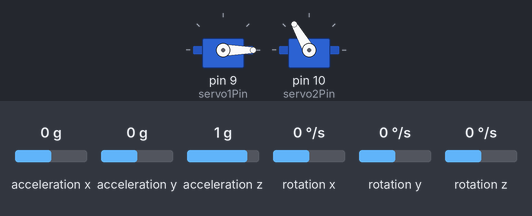
A sketch run on a simulated Arduino Uno, built with avr-gcc and run on an emulated ATmega328P. Shown: 2 × servo. The inputs (shaded band) are chosen by the test bench; at power-on: acceleration x 0 g, acceleration y 0 g, acceleration z 1 g, rotation x 0 °/s, rotation y 0 °/s, rotation z 0 °/s.

Above: at 1.2 s.
1.3 s: acceleration x set to -1.4 g
At 2.1 s:
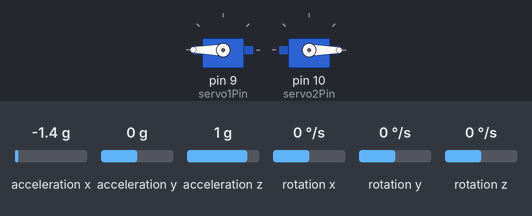
2.8 s: acceleration y set to -1.4 g
At 3.5 s:
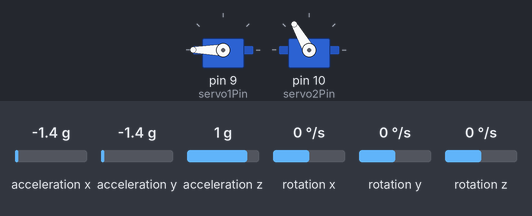
4.3 s: acceleration z set to -1.4 g
At 4.8 s:
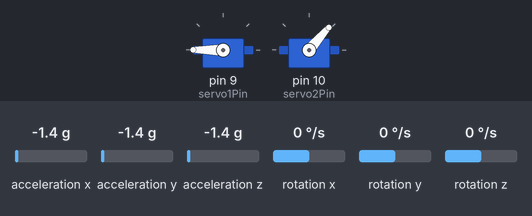
5.8 s: acceleration x set to -0.8 g
At 6.7 s:
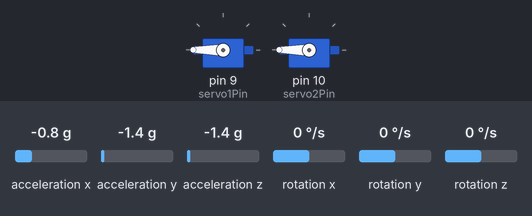
7.3 s: acceleration y set to 0.8 g
At 8.1 s:
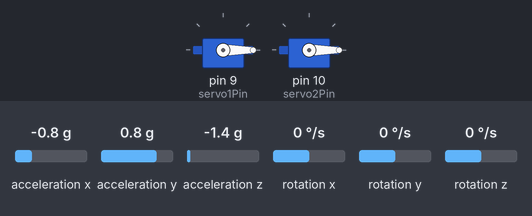
8.8 s: acceleration x set to 0.8 g
At 9.4 s:
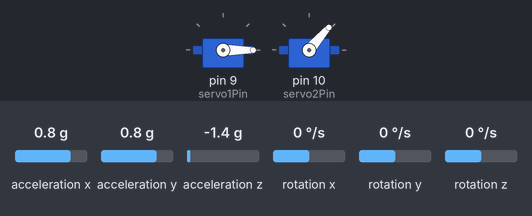
Timing chart, 0 to 11.3 s (numbered marks = the images above; inputs shaded):
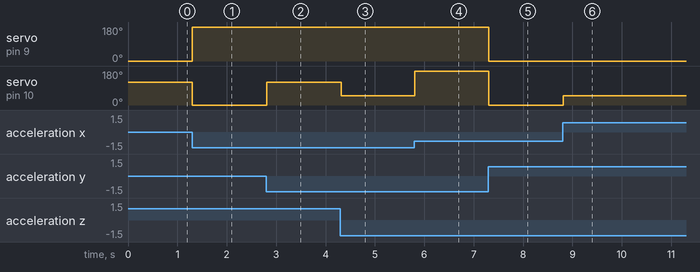

Measured:
- after the input at 1.3 s, servo on pin 9 (servo1Pin): 0° → 180° at once; servo on pin 10 (servo2Pin): 120° → 0° at once
- after the input at 2.8 s, servo on pin 10 (servo2Pin): 0° → 120° at once
- after the input at 4.3 s, servo on pin 10 (servo2Pin): 120° → 49° at once
- after the input at 5.8 s, servo on pin 10 (servo2Pin): 49° → 180° at once
- after the input at 7.3 s, servo on pin 9 (servo1Pin), servo on pin 10 (servo2Pin): 180° → 0° at once
- after the input at 8.8 s, servo on pin 10 (servo2Pin): 0° → 49° at once

The sketch:

chatgpt_code_helicopter_tilt_with_roll.ino
```cpp
#include <Wire.h>
#include <SparkFun_MMA8452Q.h>
#include <Servo.h>

MMA8452Q accel;

Servo servoMotor1;  // Define first servo motor object
Servo servoMotor2;  // Define second servo motor object

int servo1Pin = 9;  // Pin for first servo motor
int servo2Pin = 10; // Pin for second servo motor

const int targetAngle = 90;  // Target angle for balancing
const int rollThreshold = 10; // Define a threshold for roll detection

void setup() {
  servoMotor1.attach(servo1Pin);  // Attaches the first servo to servo1Pin
  servoMotor2.attach(servo2Pin);  // Attaches the second servo to servo2Pin

  Wire.begin();
  accel.init();
  accel.setScale(SCALE_2G);
}

void loop() {
  accel.read();

  // Get accelerometer values for X, Y, and Z axes
  int x = -accel.getX(); // Negate the X value to reverse direction
  int y = -accel.getY(); // Negate the Y value to reverse direction
  int z = -accel.getZ(); // Negate the Z value to reverse direction

  // Calculate errors (difference from target angles)
  int errorX = x - targetAngle;
  int errorY = y - targetAngle;

  // Detect roll
  if (abs(z) > rollThreshold) {
    // Adjust servo angles based on roll
    int rollAdjustment = map(z, -1024, 1024, -30, 30); // Map roll to servo adjustment (-30 to 30 degrees)
    int servoAngle1 = targetAngle + errorX + errorY + rollAdjustment;
    int servoAngle2 = targetAngle - errorX + errorY - rollAdjustment;

    // Set the angles of the servo motors
    servoMotor1.write(constrain(servoAngle1, 0, 180));
    servoMotor2.write(constrain(servoAngle2, 0, 180));
  } else {
    // If no roll is detected, operate as before
    int servoAngle1 = targetAngle + errorX + errorY;
    int servoAngle2 = targetAngle - errorX + errorY;

    // Set the angles of the servo motors
    servoMotor1.write(constrain(servoAngle1, 0, 180));
    servoMotor2.write(constrain(servoAngle2, 0, 180));
  }

  delay(15);  // Delay for servo to reach position
}
```
